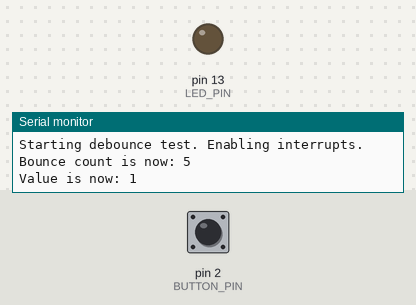
Recording of a sketch running on a simulated Arduino Uno, built with avr-gcc and run on an emulated ATmega328P. Shown: output pins drawn as LEDs (lit = HIGH), the last lines printed to the serial monitor. Inputs (shaded band) come from the test bench; at power-on: pin 2 (BUTTON_PIN) HIGH.

Above: at 1.2 s.
1.3 s: pin 2 (BUTTON_PIN) pulled LOW for 0.15 s
At 1.37 s:
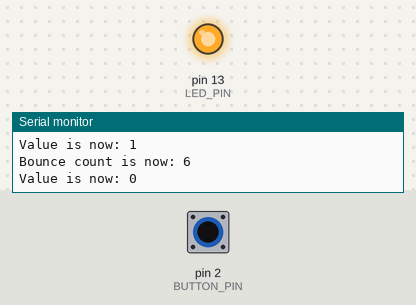
2.9 s: pin 2 (BUTTON_PIN) pulled LOW for 3.2 s
At 7.0 s:
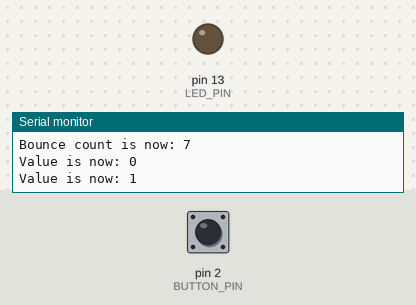
Timing chart, 0 to 8.5 s (numbered marks = the images above; inputs shaded):
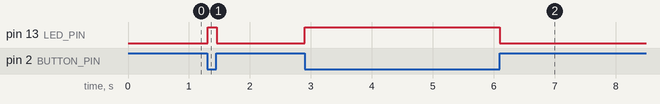

Measured:
- after the input at 1.3 s, pin 13 (LED_PIN): LOW → HIGH at once, → LOW 0.15 s later
- after the input at 2.9 s, pin 13 (LED_PIN): LOW → HIGH at once, → LOW 3.2 s later

The sketch:

bounce.ino
```cpp
/*
 DESCRIPTION
 ====================
 Simple example of the Bounce library that switches the debug LED when a button is pressed.
 */
// Include the Bounce2 library found here :
// https://github.com/thomasfredericks/Bounce-Arduino-Wiring

#include <avr/interrupt.h>

#define USE_FAST_DIGITAL_IO
#include <FastDigitalIO.h>
#include <Bounce.h>

#define BUTTON_PIN 2
#define LED_PIN 13

// Instantiate a Bounce object
Bounce debouncer = Bounce();

volatile int bounceCount = 0;
int oldBounceCount = 0;
int oldValue = 0;
void setup() {
  Serial.begin(9600);
  Serial.println("Starting debounce test. Enabling interrupts.");
  // setting up interrupts
  sei();                    // enable interrupts
  EIMSK |= (1 << INT0);     // pin 2
  EICRA |= (1 << ISC01);

  // Setup the button with an internal pull-up :
  pinMode(BUTTON_PIN, INPUT_PULLUP);

  // After setting up the button, setup the Bounce instance :
  debouncer.attach(BUTTON_PIN);
  debouncer.interval(5); // interval in ms

  //Setup the LED :
  pinMode(LED_PIN,OUTPUT);

}

void loop() {
  // Update the Bounce instance :
  debouncer.update();

  // Get the updated value :
  int value = debouncer.read();

  if (oldBounceCount != bounceCount){
    Serial.print("Bounce count is now: ");
    Serial.println(bounceCount, DEC);
    oldBounceCount = bounceCount;
  }

  if (oldValue != value){
    Serial.print("Value is now: ");
    Serial.println(value, DEC);
    oldValue = value;
  }
  // Turn on or off the LED as determined by the state :
  if ( value == LOW ) {
    digitalWrite(LED_PIN, HIGH );
  }
  else {
    digitalWrite(LED_PIN, LOW );
  }

}

ISR(INT0_vect) {
  bounceCount++;
}
```
